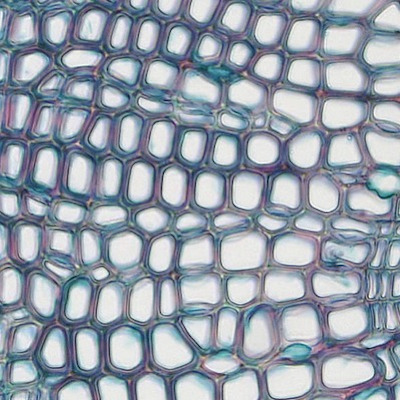
#> input picture CS371/Assignment 1: Union Find And Plant Cell Segmentation/HW1_PlantCellSegmentation-main/Cells.jpg, 400 x 400 px
$ python cells.py
#> lines starting #> are read from the running program, lines starting #| are printed output that depends on the picture
### CS371/Assignment 1: Union Find And Plant Cell Segmentation/HW1_PlantCellSegmentation-main/unionfind.py
# A naive implementation of union find which can lead to long
# branches
class UFNaive:
    def __init__(self, N):
        self._parent = list(range(N))

    def _root(self, i):
        """
        Follow parent pointers until reaching a root
        Parameters
        ----------
        i: int
            The starting node

        Returns
        -------
        The root node of i
        """
        while self._parent[i] != i:
            i = self._parent[i]
        return i

    def get_set_label(self, i):
        """
        Return a number that is the same for every element in
        the set that i is in, and which is unique to that set
        Parameters
        ----------
        i: int
            Element we're looking for

        Returns
        -------
        Index of the bubble containing i
        """
        return self._root(i)

    # [12 lines left out: function find, not called in this run]

    def union(self, i, j):
        """
        Merge the two sets containing i and j, or do nothing if they're
        in the same set
        Parameters
        ----------
        i: int
            Index of first element
        j: int
            Index of second element
        """
        root_i = self._root(i)
        root_j = self._root(j)
        if root_i != root_j:
            self._parent[root_j] = root_i


# A fast version of union find using path compression and
# rank-based merging
class UFFast:
    def __init__(self, N):
        self._parent = list(range(N))
        self._rank = list(range(N))

    def _root(self, i):
        """
        Follow parent pointers until reaching a root
        Parameters
        ----------
        i: int
            The starting node

        Returns
        -------
        The root node of i
        """
        while self._parent[i] != i:
            i = self._parent[i]
        return i

    def get_set_label(self, i):
        """
        Return a number that is the same for every element in
        the set that i is in, and which is unique to that set
        Parameters
        ----------
        i: int
            Element we're looking for

        Returns
        -------
        Index of the bubble containing i
        """
        self._parent[i] = self._root(i)
        return self._root(i)

    # [13 lines left out: function find, not called in this run]

    def union(self, i, j):
        """
        Merge the two sets containing i and j, or do nothing if they're
        in the same set
        Parameters
        ----------
        i: int
            Index of first element
        j: int
            Index of second element
        """
        root_i = self._root(i)
        root_j = self._root(j)
        if root_i != root_j and self._rank[i] > self._rank[j]:
            self._parent[root_j] = root_i
            self._rank[i] += 1
        else:
            self._parent[root_i] = root_j
            self._rank[j] += 1

### CS371/Assignment 1: Union Find And Plant Cell Segmentation/HW1_PlantCellSegmentation-main/cells.py
import numpy as np
from scipy import ndimage
import matplotlib.pyplot as plt
import PIL
from djsetslow import ListSet, IDsSet
from unionfind import UFNaive, UFFast
from skimage.transform import resize
import time
from collections import defaultdict

def load_cells_grayscale(filename, n_pixels = 0):
    """
    Load in a grayscale image of the cells, where 1 is maximum brightness
    and 0 is minimum brightness

    Parameters
    ----------
    filename: string
        Path to image holding the cells
    n_pixels: int
        Number of pixels in the image
    """
#> called with filename = 'Cells.jpg', n_pixels = 100
    cells_original = plt.imread(filename)
#> cells_original is the input picture: shape (400, 400, 3); mean R, G, B 151, 159.9, 171.8
    cells_grey = np.asarray(PIL.Image.fromarray(cells_original).convert('L'))
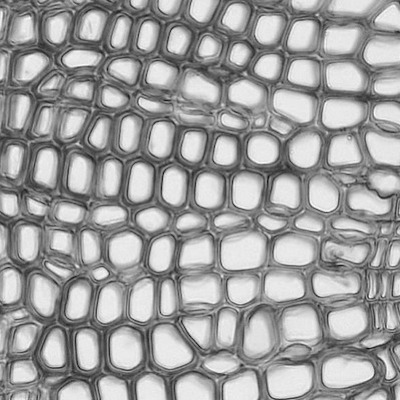
#> cells_grey: shape (400, 400); min 8, max 253, mean 158.6
    cells_grey = ndimage.uniform_filter(cells_grey, size=10)
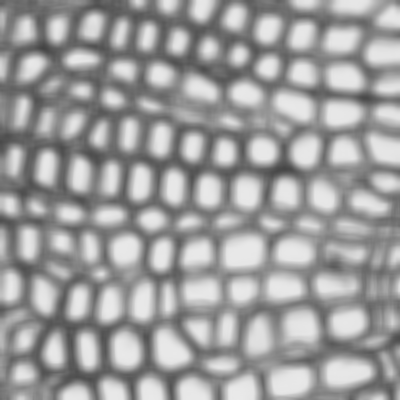
#> cells_grey: shape (400, 400); min 67, max 234, mean 157.7
    cells_grey = cells_grey - np.min(cells_grey)
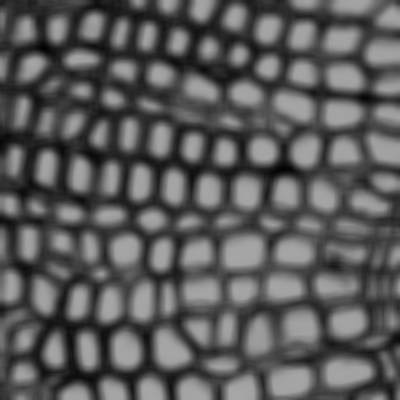
#> cells_grey: shape (400, 400); min 0, max 167, mean 90.7
    cells_grey = cells_grey/np.max(cells_grey)
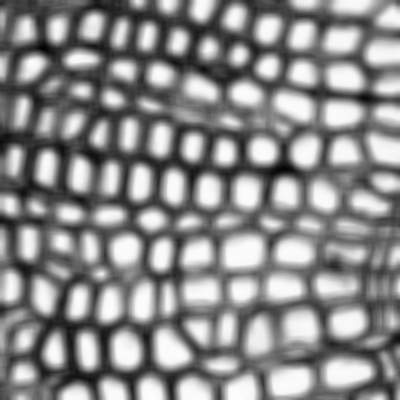
#> cells_grey: shape (400, 400) float64; min 0, max 1, mean 0.543
    N = int(np.sqrt(n_pixels))
    if n_pixels > 0:
        cells_grey = resize(cells_grey, (N, N), anti_aliasing=True)
    return cells_grey

def get_cell_labels(I, thresh, uf_class = UFNaive):
    """
    Parameters
    ----------
    I: ndarray(M, N)
        A grayscale image of cells
    thresh: float
        Threshold above which to consider something inside a cell
    uf_class: class
        A data structure that implements the union find ADT.
        Must contain the methods union(i, j), find(i, j), and
        get_set_label(i)

    Returns
    -------
    labels: ndarray(M, N)
        An array of labels for the pixels in the image
    """
#> called with I = array of shape (10, 10), thresh = 0.7

    M = I.shape[0]
#> M = 10
    N = I.shape[1]
#> N = 10

    # This is the disjoint set object on which you will
    # call union, find, and get_set_label
    djset = uf_class(M*N)
    # This is the 2D array of labels that you will fill
    # in and return
    labels = np.ones((M, N), dtype=int)

    ## TODO: Fill this in
    ## Formula - (x * numRows) + column

    ## Check for each sorrounding cells eligibility for unionization
    for y in range(N-1):
        for x in range(M-1):
            if I[x, y] >= thresh:
                i = (x * M) + y
                if I[x + 1, y] >= thresh:
                    j = ((x+1) * M) + y
                    djset.union(int(i), int(j))
                if I[x + 1, y + 1] >= thresh:
                    j = ((x+1) * M) + (y+1)
                    djset.union(int(i), int(j))
                if I[x, y + 1] >= thresh:
                    j = (x * M) + (y+1)
                    djset.union(int(i), int(j))

    for y in range(N):
        for x in range(M):
            labels[x, y] = djset.get_set_label((x * M) + y)

    return labels

# [65 lines left out: functions permute_labels, get_cluster_centers, not called in this run]
    # a list of [row, column] lists representing the centers

def time_test():
    thresh = 0.7
    n_pixels = []
    times_idsset = []
    times_uffast = []
    for n in range(100, 100*100, 500):
        n_pixels.append(n)
        I = load_cells_grayscale("Cells.jpg", n)
        ## TODO: Fill this in.  Take an average of the average
        ## time that it takes per operation to run get_cell_labels
        ## for both the IDsSet and the UFFast implementation of
        ## union find, and store these times in times_idsset
        ## and times_uffast, respectively
        avgs = 0
        tic = time.time()
        get_cell_labels(I, thresh)
        elapsed = time.time()-tic
        avgs += elapsed/n
        times_idsset.append(avgs)

        avgf = 0
        tic2 = time.time()
        get_cell_labels(I, thresh, UFFast)
        elapsed = time.time()-tic2
        avgf += elapsed/n
        times_uffast.append(avgf)

    plt.plot(n_pixels, times_idsset)
    plt.plot(n_pixels, times_uffast)
    plt.legend(["IDsSet", "UFFast"])
    plt.xlabel("Number of pixels")
    plt.ylabel("Average Elapsed Time Per Operation")
    plt.savefig("Timings.png", bbox_inches='tight')
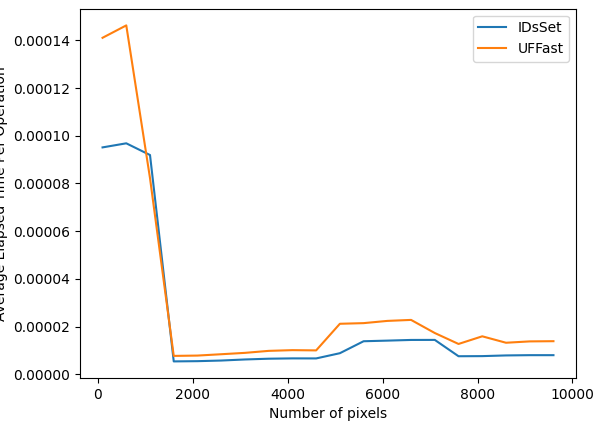
#> figure drawn by matplotlib, 1 panel; curve peaks at x = 600, y = 9.68e-05; curve peaks at x = 600, y = 0.000146

if __name__ == '__main__':
    # Put stuff here that will run when you hit the play button
    """
    Test for time_test
    """
    time_test()


    """
    Test for Get Cell Labels
    """
    """
    thresh = 0.8
    I = load_cells_grayscale("Cells.jpg")
    labels = get_cell_labels(I, thresh)
    plt.imshow(permute_labels(labels))
    plt.savefig("labels.png", bbox_inches='tight')
    """
    """
    Test For Get Cell Centers
    """
    """
    thresh = 0.7
    I = load_cells_grayscale("Cells.jpg")
    labels = get_cell_labels(I, thresh)
    cells_original = plt.imread("Cells.jpg")
    X = get_cluster_centers(labels)
    X = np.array(X)
    plt.imshow(cells_original)
    plt.scatter(X[:, 1], X[:, 0], c='C2')
    plt.savefig("cells_marked.png")
    """

    """
    Original __main__ that came w skeleton code
    ------------------

    thresh = 0.7
    I = load_cells_grayscale("Cells.jpg")
    labels = get_cell_labels(I, thresh)
    plt.imshow(permute_labels(labels))
    plt.savefig("labels.png", bbox_inches='tight')
    cells_original = plt.imread("Cells.jpg")
    X = get_cluster_centers(labels)
    plt.imshow(cells_original)
    plt.scatter(X[:, 1], X[:, 0], c='C2')
    plt.savefig("cells_marked.png")"""
